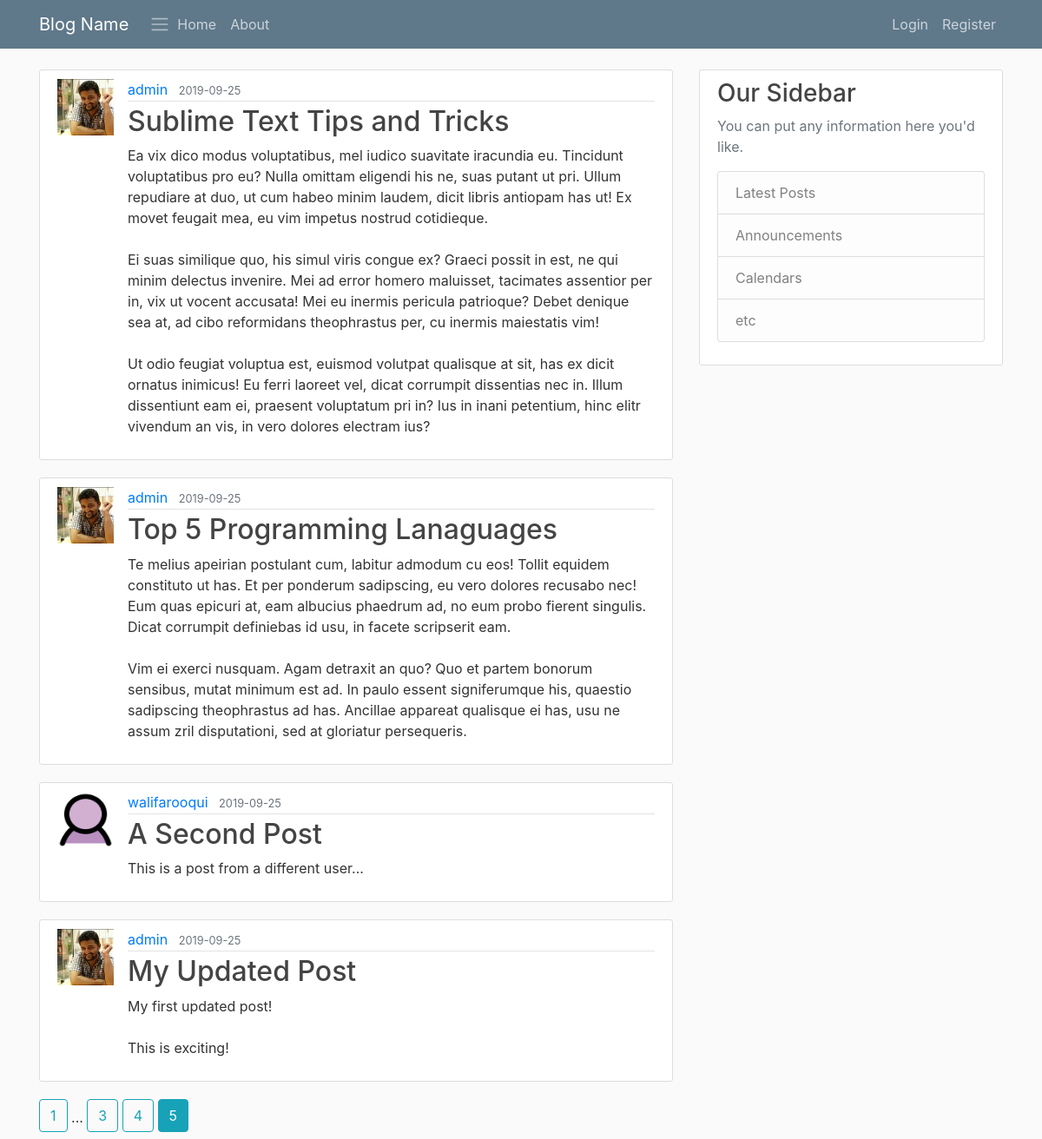
/home?page=5, run on the app's committed database.
### ds_blog/models.py (models this page shows, shortened)
class Post(db.Model):
	id = db.Column(db.Integer, primary_key = True)
	title = db.Column(db.String(100), nullable = False)
	date_posted = db.Column(db.DateTime, nullable = False, default = datetime.utcnow)
	content = db.Column(db.Text, nullable = False)
	user_id = db.Column(db.Integer, db.ForeignKey('user.id'), nullable = False)

class User(db.Model, UserMixin):
	id = db.Column(db.Integer, primary_key = True)
	username = db.Column(db.String(20), unique = True, nullable = False)
	email = db.Column(db.String(120), unique = True, nullable = False)
	image_file = db.Column(db.String(20), nullable = False, default = 'default.jpg')
	password = db.Column(db.String(60), nullable = False)
	posts = db.relationship('Post', backref = 'author', lazy = True)

### ds_blog/main/routes.py (the view)
@main.route("/")
@main.route("/home")
def home():
    page = request.args.get('page', 1, type=int)
    posts = Post.query.order_by(Post.date_posted.desc()).paginate(page=page, per_page=5)
    return render_template('home.html', posts = posts, title='Blogposts')

### ds_blog/templates/home.html
{% extends 'layout.html' %}
{% block content %}
	{% for post in posts.items %}
		<article class="media content-section">
			<img class="rounded-cricle article-img" src = "{{ url_for('static', filename = 'profile_pic/' + post.author.image_file) }}">
		  <div class="media-body">
		    <div class="article-metadata">
		      <a class="mr-2" href="{{ url_for('users.user_posts', username = post.author.username )}}">{{ post.author.username }}</a>
					<small class="text-muted"> {{ post.date_posted.strftime("%Y-%m-%d") }} </small>
		    </div>
		    <h2><a class="article-title" href="{{ url_for('posts.post', post_id = post.id)}}">{{ post.title }}</a></h2>
		    <p class="article-content">{{ post.content }}</p>
		  </div>
		</article>
	{% endfor %}
	{% for page_num in posts.iter_pages(left_edge =1, right_edge =1, left_current=2, right_current=2) %}
		{% if page_num %}
			{% if posts.page == page_num %}
			<a class = "btn btn-info mb-2" href= "{{ url_for('main.home', page = page_num)}}"> {{ page_num }} </a>
			{% else %}
			<a class = "btn btn-outline-info mb-2" href= "{{ url_for('main.home', page = page_num)}}"> {{ page_num }} </a>
			{% endif %}
		{% else %}
		 ...
		{% endif %}
	{% endfor %}
{% endblock content %}

### ds_blog/static/main.css (style rules this page uses)
body { background: #fafafa; color: #333333; margin-top: 5rem; }
h1, h2, h3, h4, h5, h6 { color: #444444; }
.content-section { background: #ffffff; padding: 10px 20px; border: 1px solid #dddddd; border-radius: 3px; margin-bottom: 20px; }
.article-title { color: #444444; }
.article-content { white-space: pre-line; }
.article-img { height: 65px; width: 65px; margin-right: 16px; }
.article-metadata { padding-bottom: 1px; margin-bottom: 4px; border-bottom: 1px solid #e3e3e3 }

### data on the page
Post: image_file (picture), author.username "admin", date_posted "2019-09-25", title "Sublime Text Tips and Tricks", content "Ea vix dico modus voluptatibus, mel iudico suavitate iracundia eu. Tincidunt voluptatibus pro eu? Nulla omittam eligendi his ne, suas putant ut pri. Ullum repudiare at duo, ut cum habeo minim laudem, dicit libris antiopam has ut! Ex movet feugait mea, eu vim impetus nostrud cotidieque. Ei suas similique quo, his simul viris congue ex? Graeci possit in est, ne qui minim delectus invenire. Mei ad error homero maluisset, tacimates assentior per in, vix ut vocent accusata! Mei eu inermis pericula patrioque? Debet denique sea at, ad cibo reformidans theophrastus per, cu inermis maiestatis vim! Ut odio feugiat voluptua est, euismod volutpat qualisque at sit, has ex dicit ornatus inimicus! Eu…"
Post: image_file (picture), author.username "admin", date_posted "2019-09-25", title "Top 5 Programming Lanaguages", content "Te melius apeirian postulant cum, labitur admodum cu eos! Tollit equidem constituto ut has. Et per ponderum sadipscing, eu vero dolores recusabo nec! Eum quas epicuri at, eam albucius phaedrum ad, no eum probo fierent singulis. Dicat corrumpit definiebas id usu, in facete scripserit eam. Vim ei exerci nusquam. Agam detraxit an quo? Quo et partem bonorum sensibus, mutat minimum est ad. In paulo essent signiferumque his, quaestio sadipscing theophrastus ad has. Ancillae appareat qualisque ei has, usu ne assum zril disputationi, sed at gloriatur persequeris."
Post: image_file (placeholder picture), author.username "walifarooqui", date_posted "2019-09-25", title "A Second Post", content "This is a post from a different user..."
Post: image_file (picture), author.username "admin", date_posted "2019-09-25", title "My Updated Post", content "My first updated post! This is exciting!"

### other printed values
{{ page_num }} "1" "3" "4"
{{ page_num }} "5"
